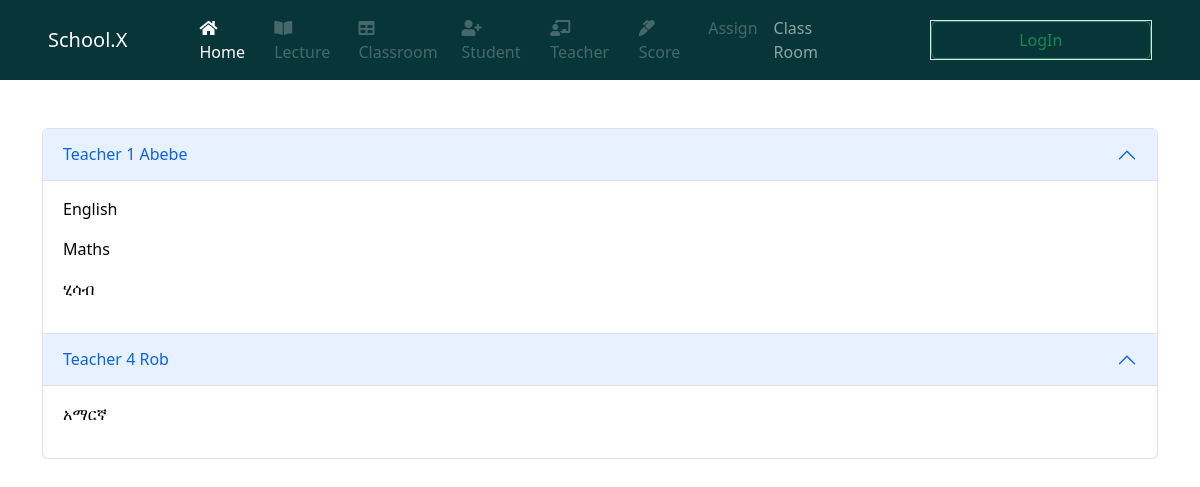
The app's page /assignment/class_choice/1/ with its own data.
### system2/models.py (models this page shows, shortened)
class Class_Teacher(models.Model):
    class_room = models.ForeignKey(
        "system2.classroom",  on_delete=models.CASCADE)
    Teacher = models.ForeignKey("system1.User", on_delete=models.CASCADE)
    lecture = models.ManyToManyField(
        "system2.Lectures", related_name="room_lecture")

class Lectures(models.Model):
    name = models.CharField(max_length=50)

### system1/models.py (models this page shows)
class User(AbstractUser):
    phone_regx = RegexValidator(
        regex=r'^\+?0?\d{10,13}$', message='Phone number must be in correct form +2519xxxxxxxx')
    first_name = models.CharField(max_length=50)
    last_name = models.CharField(max_length=50)
    admin = models.BooleanField(default=False)
    phone_no = models.CharField(validators=[phone_regx], max_length=50)
    def __str__(self):
        return self.first_name.capitalize() + ' ' + self.last_name.capitalize()

### system2/views.py (the view)
def assignment_detail(request, id):
    cls = classroom.objects.get(id=id)
    C_T = cls.class_teacher_set.all()
    context = {
        'C_T': C_T
    }
    return render(request, 'sys1/assignment_detail.html', context)

### system2/templates/sys1/assignment_detail.html
{% extends 'base.html' %}
{% block content %}
<main>
  <div class="container">
    <div class="row mt-5">
      <div class="accordion" id="accordionExample">
        {% for ct in C_T %}
        <div class="accordion-item">
          <h2 class="accordion-header" id="headingOne">
            <button class="accordion-button" type="button" data-bs-toggle="collapse" data-bs-target="#a{{ct.id}}"
              aria-expanded="true" aria-controls="collapseOne">
              {{ct.Teacher}}
            </button>
          </h2>
          <div id="a{{ct.id}}" class="accordion-collapse collapse show" aria-labelledby="headingOne"
            data-bs-parent="#accordionExample">
            <div class="accordion-body">
              {% for ctl in ct.lecture.all %}
              <p>{{ctl.name}} </p>
              {% endfor %}
            </div>
          </div>
        </div>
        {% endfor %}
      </div>
    </div>
  </div>
</main>
{% endblock content %}

### records on screen
Class_Teacher: Teacher "Teacher 1 Abebe"
Lectures: name "English"
Lectures: name "Maths"
Lectures: name "ሂሳብ"
Class_Teacher: Teacher "Teacher 4 Rob"
Lectures: name "አማርኛ"
